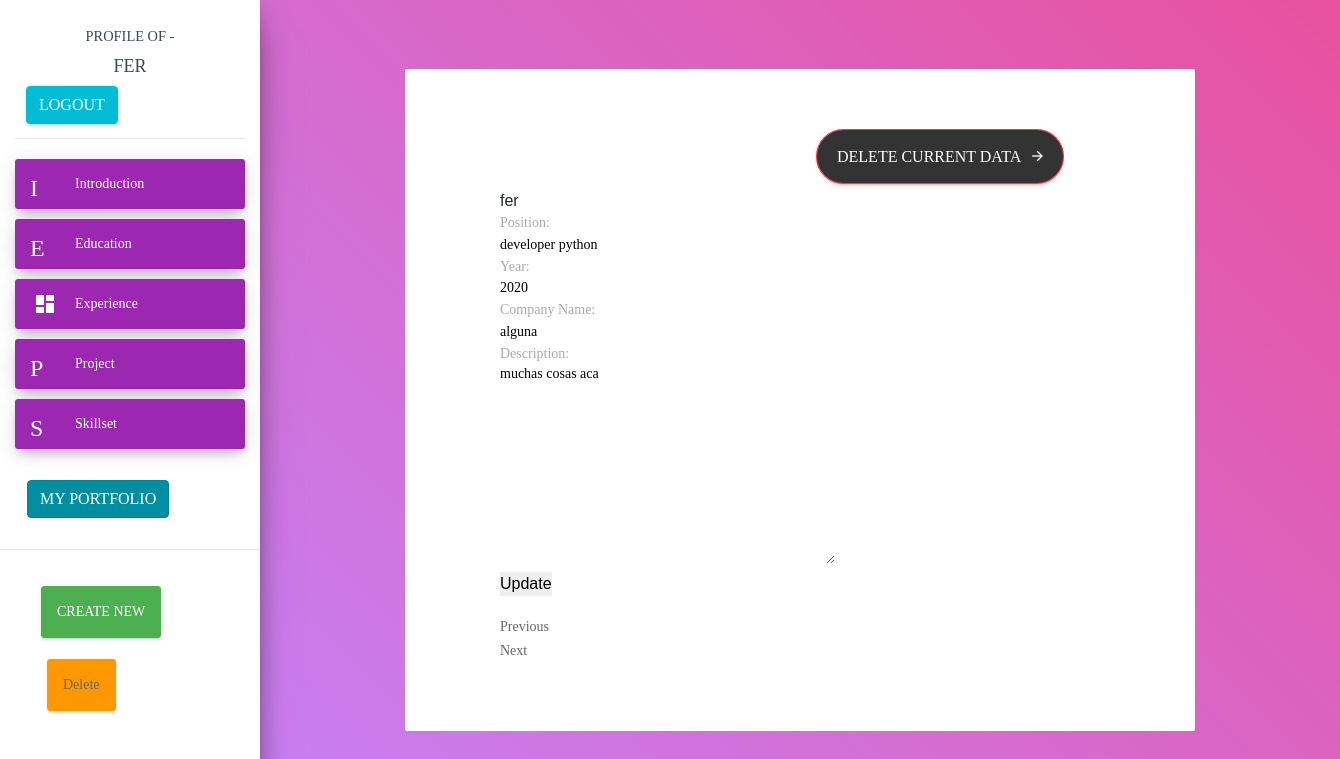
The page /update/experience/1 (signed in) on the database its author committed.
### user_interface/models.py (models this page shows, shortened)
class User(AbstractUser):
    pass

class ExperienceModel(models.Model):
    user = models.ForeignKey(User, default=None, blank=True, null=True, on_delete=models.CASCADE)
    title = models.CharField(max_length=50, blank=True, null=True)
    the_year = models.CharField(max_length=50, blank=True, null=True)
    institute = models.CharField(max_length=200, blank=True, null=True)
    description = models.TextField(blank=True, null=True)
    class Meta:
        ordering = ['-the_year']

### user_interface/views.py (the view)
# urls.py: path("update/experience/<int:id>", views.expForm_updateView, name='update_experience'),
@login_required(login_url='login')
def expForm_updateView(request, id,  *args, **kwargs):
    template_name = 'user_interface/update/experience_update.html'
    context = {}
    user = request.user
    if not user.is_authenticated:
        user = "admin"
    bioProfile = User.objects.get(username = user)
    experience_qs = ExperienceModel.objects.filter(user = bioProfile).all()
    education_qs = EducationModel.objects.filter(user = bioProfile).all()
    project_qs = ProjectModel.objects.filter(user = bioProfile).all()
    skillset_qs = SkillsetModel.objects.filter(user = bioProfile).all()
    experience_serializer = experienceSerializer(experience_qs, many=True)
    obj = get_object_or_404(ExperienceModel, user = user, pk=id)
    list_project_id = []
    list_exp_id = []
    list_edu_id = []
    list_skill_id =[]
    for project in project_qs:
        list_project_id.append(project.id)
    for exp in experience_qs:
        list_exp_id.append(exp.id)
    for edu in education_qs:
        list_edu_id.append(edu.id)
    for skill in skillset_qs:
        list_skill_id.append(skill.id)
    if request.method == 'POST':
        exp_form = ExperienceForm(request.POST or None, instance=obj)
        if exp_form.is_valid():
            exp_form.save(commit=False)
            exp_form.user = user
            exp_form.save(request = request)
    else:
        exp_form = ExperienceForm(instance=obj)
    context = {
        'user': user,
        "current_id":id,
        "previous_id": id-1,
        "next_id": id+1,
        'first_edu_id': list_edu_id[0],
        'first_exp_id': list_exp_id[0],
        'first_project_id': list_project_id[0],
        'first_skill_id':list_skill_id[0],
        'expFORM': exp_form,
        "experience": experience_serializer.data,
    }
    return render(request, template_name, context)

### user_interface/forms.py (shortened to what this page needs)
class  ExperienceForm(forms.ModelForm):
    class Meta:
        model = ExperienceModel
        fields = ["title", "the_year", "institute", "description"]
        labels = {'title': 'Position', 'the_year': "Year", 'institute': "Company Name" }

### templates/user_interface/update/experience_update.html (shortened to what this page needs)
{% extends "user_interface/update/layout_update.html" %}
{% load widget_tweaks %}
{% load static %}
{% block body %}
	<div class="container-contact100">
		<div class="wrap-contact100">
			<div class="main">
                <div class="container" style="margin-left: 50%;">
                    <a href="{% url 'delete_experience' current_id %}">
					<button class=" btn btn-danger contact100-form-btn" type="submit">
						<span>
                            Delete current data
							<i class="zmdi zmdi-arrow-right m-l-8"></i>
						</span>
					</button></a>
				</div>
                <form method="POST">
                    {{ user }}
                    {{ expFORM.as_p }}
                    <input type="submit" value="Update">
                </form>
                <ul class="pager">
                    <li class="previous"><a href="{% url 'update_experience' previous_id  %}">Previous</a></li>
                    <li class="next"><a href="{% url 'update_experience'  next_id  %}">Next</a></li>
                </ul>
            </div>
		</div>
	</div>
{% endblock %}

### templates/user_interface/update/layout_update.html (shortened to what this page needs)
{% load widget_tweaks %}
<!DOCTYPE html>{% load static %}
<html lang="en">
<head>
  <link rel="stylesheet" href="https://maxcdn.bootstrapcdn.com/font-awesome/latest/css/font-awesome.min.css">
  <link href="{% static 'createForm/css/material-dashboard.css' %}" rel="stylesheet" />
	<link rel="stylesheet" type="text/css" href="{% static 'createForm/vendor/bootstrap/css/bootstrap.min.css'%}">
	<link rel="stylesheet" type="text/css" href="{% static 'createForm/fonts/font-awesome-4.7.0/css/font-awesome.min.css'%}">
	<link rel="stylesheet" type="text/css" href="{% static 'createForm/fonts/iconic/css/material-design-iconic-font.min.css'%}">
	<link rel="stylesheet" type="text/css" href="{% static 'createForm/vendor/animate/animate.css'%}">
	<link rel="stylesheet" type="text/css" href="{% static 'createForm/vendor/css-hamburgers/hamburgers.min.css'%}">
	<link rel="stylesheet" type="text/css" href="{% static 'createForm/vendor/animsition/css/animsition.min.css'%}">
	<link rel="stylesheet" type="text/css" href="{% static 'createForm/vendor/select2/select2.min.css'%}">
	<link rel="stylesheet" type="text/css" href="{% static 'createForm//daterangepicker/daterangepicker.css'%}">
	<link rel="stylesheet" type="text/css" href="{% static 'createForm/css/util.css' %}">
	<link rel="stylesheet" type="text/css" href="{% static 'createForm/css/main.css' %}">
</head>
<body>
  <div class="wrapper ">
    <div class="sidebar" data-color="purple" data-background-color="white">
      <div class="logo">
        <a href="#" class="simple-text logo-mini">
          <small>Profile of - </small>
          <br>
          {{ user }}
        </a>
        <a href="{% url 'logout' %}" class="btn btn-info" style="margin: 0;margin-left: 10%; "> Logout </a>
      </div>
      <div class="sidebar-wrapper">
        <ul class="nav">
          <li class="nav-item active  ">
            <a class="nav-link" href="{% url 'update_information' %}">
              <i class="material-icons">Introduction</i>
              <p style="color: #fff;">Introduction</p>
            </a>
          </li>
          <li class="nav-item active  ">
            <a class="nav-link" href="{% url 'update_education' first_edu_id %}">
              <i class="material-icons">Education</i>
              <p style="color: #fff;">Education</p>
            </a>
          </li>
          <li class="nav-item active  ">
            <a class="nav-link" href="{% url 'update_experience' first_exp_id %}">
              <i class="material-icons">dashboard</i>
              <p style="color: #fff;">Experience</p>
            </a>
          </li>
          <li class="nav-item active  ">
            <a class="nav-link" href="{% url 'update_project' first_project_id %}">
              <i class="material-icons">Project</i>
              <p style="color: #fff;">Project</p>
            </a>
          </li>
          <li class="nav-item active  ">
            <a class="nav-link" href="{% url 'update_skillset' first_skill_id %}">
              <i class="material-icons">Skillset</i>
              <p style="color: #fff;">Skillset</p>
            </a>
          </li>
          <div style="margin: 10%">
            <a href="{% url 'portfolio' user %}" class="btn btn-info nav-item active  ">My Portfolio </a>
          </div>
          <hr>
          <li class="nav-item active  ">
            <div style="margin: 10%">
              <a href="{% url 'information' %}" class="btn btn-success">
                <p style="color: #fff;">CREATE NEW</p>
              </a>
              <a href="{% url 'information' %}" class="btn btn-warning" style="margin: 10%">
                <p>Delete</p>
              </a>
            </div>
          </li>
        </ul>
      </div>
    </div>
    <div class="main-panel">
      {% block body %}
      {% endblock %}
</body>
</html>

### static/createForm/css/main.css (style rules this page uses)
* { margin: 0px; padding: 0px; box-sizing: border-box; }
body, html { height: 100%; font-family: Raleway-SemiBold, sans-serif; }
a { font-family: Raleway-SemiBold; font-size: 14px; line-height: 1.7; color: #666666; margin: 0px; transition: all 0.4s; -webkit-transition: all 0.4s; -o-transition: all 0.4s; -moz-transition: all 0.4s; }
p { font-family: Raleway-SemiBold; font-size: 14px; line-height: 1.7; color: #666666; margin: 0px; }
ul, li { margin: 0px; list-style-type: none; }
input { outline: none; border: none; }
textarea { outline: none; border: none; }
label { display: block; margin: 0; }
button { outline: none !important; border: none; background: transparent; }
.container-contact100 { width: 100%; min-height: 100vh; display: -webkit-box; display: -webkit-flex; display: -moz-box; display: -ms-flexbox; display: flex; flex-wrap: wrap; justify-content: center; align-items: center; padding: 15px; background: #d867c6; background: -webkit-linear-gradient(45deg, #c77ff2, #e8519e); background: -o-linear-gradient(45deg, #c77ff2, #e8519e); background: -moz-linear-gradient(45deg, #c77ff2, #e8519e); background: linear-gradient(45deg, #c77ff2, #e8519e); }
.wrap-contact100 { width: 790px; background: #fff; border-radius: 2px; padding: 55px 95px 68px 95px; }
.contact100-form-btn { font-family: Raleway-Bold; font-size: 16px; color: #fff; line-height: 1.2; display: -webkit-box; display: -webkit-flex; display: -moz-box; display: -ms-flexbox; display: flex; justify-content: center; align-items: center; padding: 0 20px; min-width: 150px; height: 55px; border-radius: 27px; background: #d867c6; background: -webkit-linear-gradient(45deg, #c77ff2, #e8519e); background: -o-linear-gradient(45deg, #c77ff2, #e8519e); background: -moz-linear-gradient(45deg, #c77ff2, #e8519e); background: linear-gradient(45deg, #c77ff2, #e8519e); position: relative; z-index: 1; -webkit-transition: all 0.4s; -o-transition: all 0.4s; -moz-transition: all 0.4s; transition: all 0.4s; }
.contact100-form-btn::before { content: ""; display: block; position: absolute; z-index: -1; border-radius: 27px; width: 100%; height: 100%; top: 0; left: 0; background: #333333; opacity: 1; -webkit-transition: all 0.4s; -o-transition: all 0.4s; -moz-transition: all 0.4s; transition: all 0.4s; }
.contact100-form-btn i { -webkit-transition: all 0.4s; -o-transition: all 0.4s; -moz-transition: all 0.4s; transition: all 0.4s; }

### rows shown on the page
User: username "FER", username "fer"
ExperienceModel: title "developer python", the_year "2020", institute "alguna", description "muchas cosas aca"
